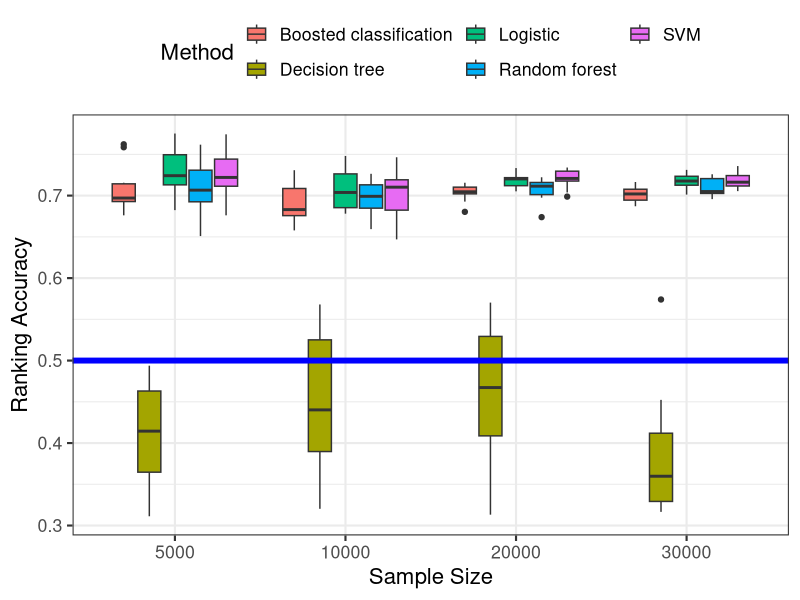
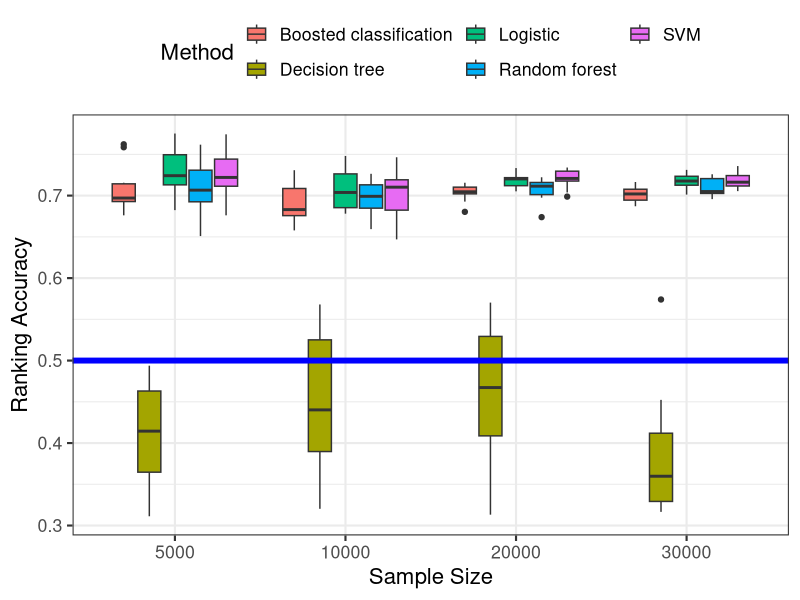

The R source for these figures, in order:
library(ggplot2)
library(plyr)
library(stringr)

d <- read.csv("thirty-day-horizon-results-2.csv")
d$method <- str_replace(d$method, "Boosted classification.+", "Boosted classification")
d$method <- str_replace(d$method, "SVM.+", "SVM")

d.summ <- ddply(d, .(method, nrecs), summarize, ranking.acc.median=median(ranking.accuracy))

g <- ggplot(subset(d, !(method %in% c("Uniform", "Marginal", "Random"))), aes(x=nrecs, y=ranking.accuracy)) + 
    geom_boxplot(aes(x=factor(nrecs), fill=method)) + 
    labs(x="Sample Size", y="Ranking Accuracy") + geom_hline(yintercept=0.5, color="blue", size=2) + 
    theme_bw(base_size=16) + theme(legend.position="top") + guides(fill=guide_legend(title="Method", ncol=3))
print(g)
png("writeup/figures/performance-by-sample-size-30.png", width=800, height=400)
print(g)
dev.off()


